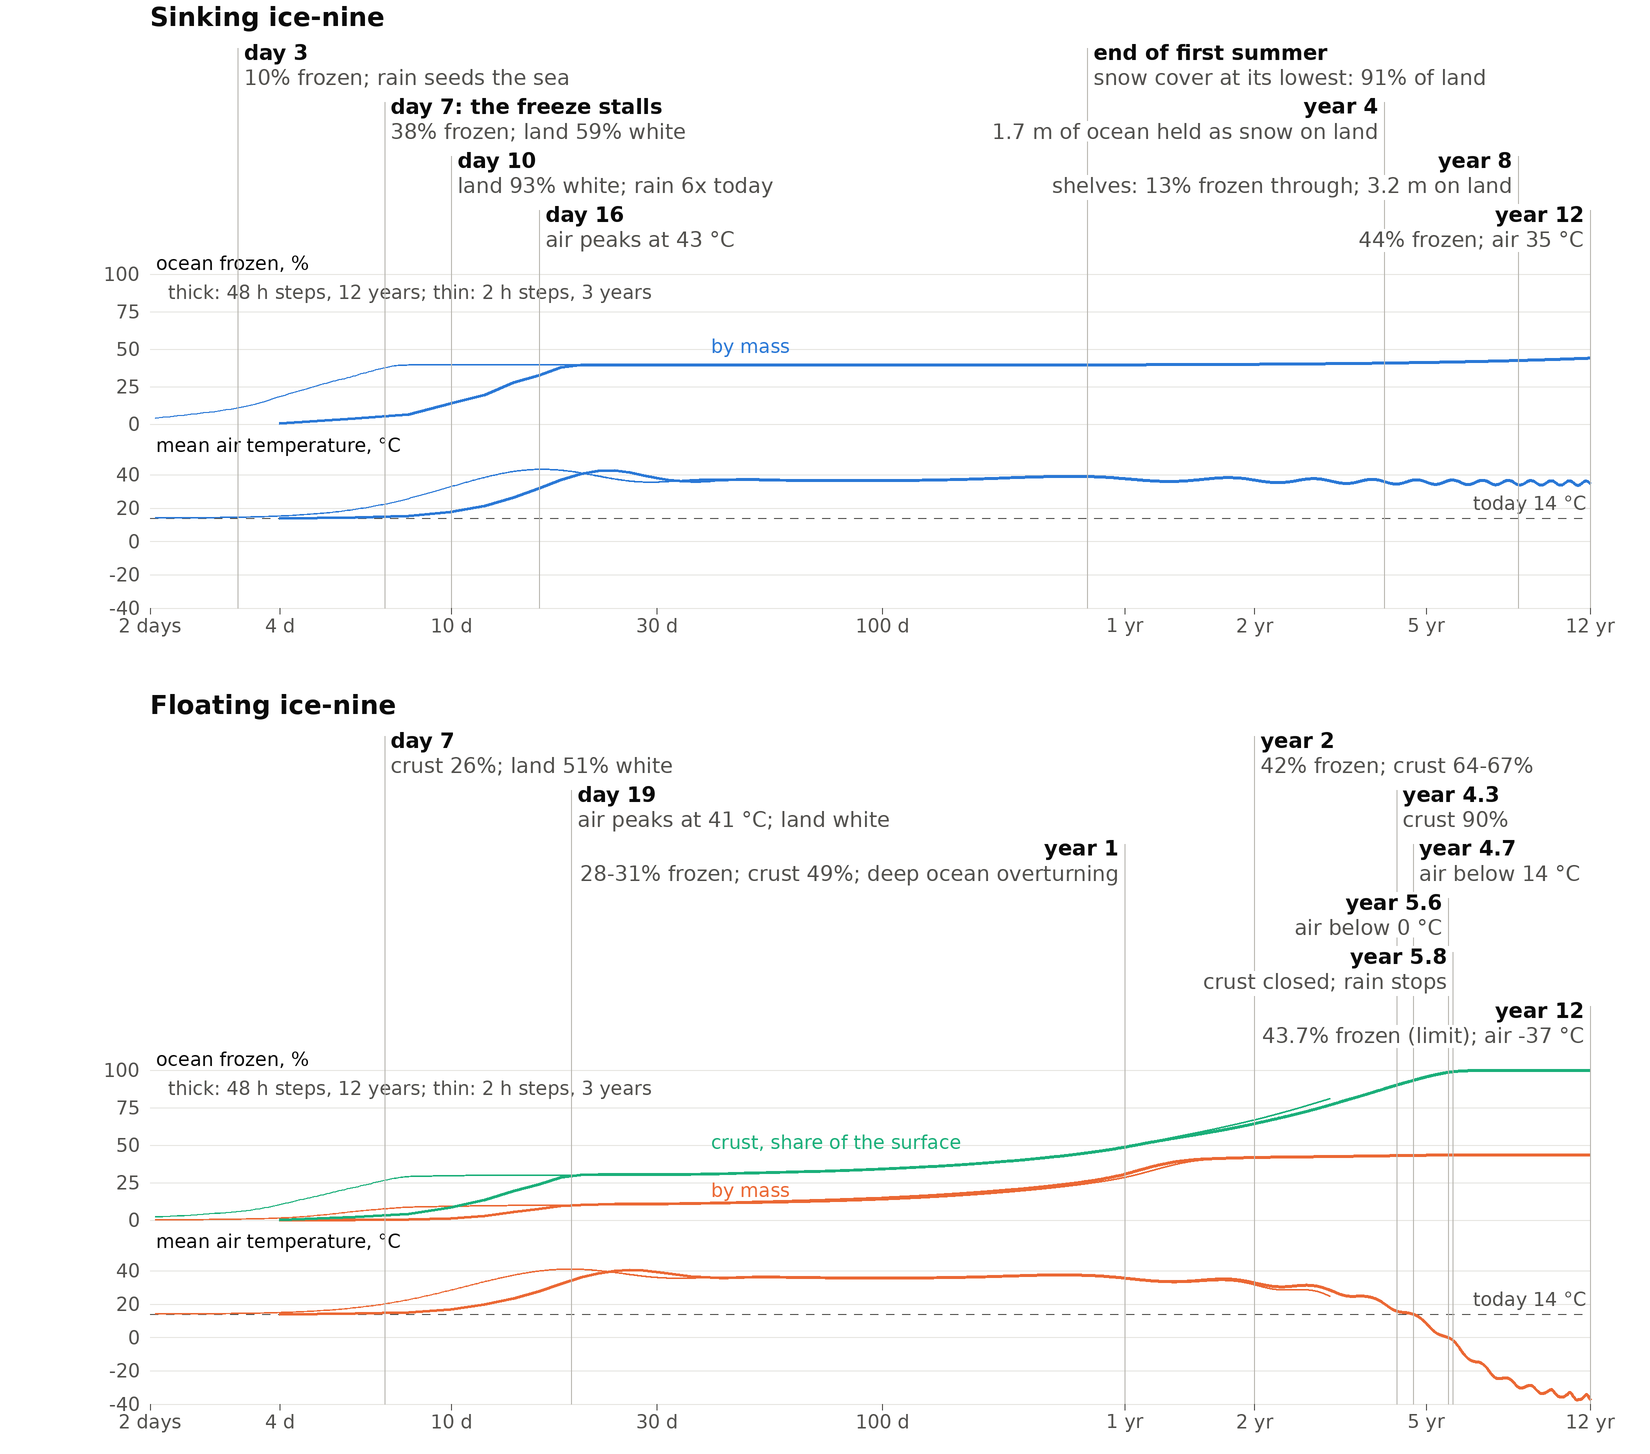

Write Python code to recreate this figure.
#!/usr/bin/env python3
"""Lead figure: a timeline per scenario (sinking, floating) on a log time axis, with event markers over two strips:
ocean frozen (%) and mean air temperature (°C). Curves: the 12-year 0.5° baseline runs (48 h steps), and thinner
the 3-year 0.5° runs with 2 h steps, which resolve the first weeks (rain seeding the ocean is lagged a tick at 48 h).
Usage: timeline.py <dir with hourly/, sweep/ and conv/> <out png>"""
import sys, math, numpy as np
from PIL import Image, ImageDraw, ImageFont
from chart import load, daily, FONT, BLUE, ORANGE, AQUA, INK, MUTED, GRID
SRC, OUT = sys.argv[1], sys.argv[2]
s = 2
W, PH = 1650, 600  # width, panel height (at s = 1)
L, R = 150, 60
f = ImageFont.truetype(FONT, 21 * s); fb = ImageFont.truetype(FONT.replace("DejaVuSans", "DejaVuSans-Bold"), 21 * s)
ft = ImageFont.truetype(FONT.replace("DejaVuSans", "DejaVuSans-Bold"), 26 * s); fs = ImageFont.truetype(FONT, 19 * s)
T0, T1 = 2.0, 4383.0  # days: the first sample of the 2 h runs
def px(d): return (L + (W - L - R) * (math.log10(max(d, T0)) - math.log10(T0)) / (math.log10(T1) - math.log10(T0))) * s

def series(path):
    b = load(path)
    tb, w = daily(b['Ta'], b['h'])
    k = slice(w // 2, len(tb) - w // 2)  # drop the half-windows the smoothing pads at the ends
    return dict(d=b['h'][k] / 24, fm=b['fm'][k] * 100, f=b['f'][k] * 100, Ta=tb[k])

EVENTS = {
    'sinks': [(3.2, 'day 3', '10% frozen; rain seeds the sea'),
              (7, 'day 7: the freeze stalls', '38% frozen; land 59% white'),
              (10, 'day 10', 'land 93% white; rain 6x today'),
              (16, 'day 16', 'air peaks at 43 °C'),
              (299, 'end of first summer', 'snow cover at its lowest: 91% of land'),
              (1460, 'year 4', '1.7 m of ocean held as snow on land'),
              (2990, 'year 8', 'shelves: 13% frozen through; 3.2 m on land'),
              (4383, 'year 12', '44% frozen; air 35 °C')],
    'floats': [(7, 'day 7', 'crust 26%; land 51% white'),
               (19, 'day 19', 'air peaks at 41 °C; land white'),
               (365, 'year 1', '28-31% frozen; crust 49%; deep ocean overturning'),
               (730, 'year 2', '42% frozen; crust 64-67%'),
               (1560, 'year 4.3', 'crust 90%'),
               (1703, 'year 4.7', 'air below 14 °C'),
               (2056, 'year 5.6', 'air below 0 °C'),
               (2108, 'year 5.8', 'crust closed; rain stops'),
               (4383, 'year 12', '43.7% frozen (limit); air -37 °C')],
}
TITLES = {'sinks': 'Sinking ice-nine', 'floats': 'Floating ice-nine'}

def layout(case):
    tmp = ImageDraw.Draw(Image.new('RGB', (10, 10)))
    rows, placed = [], []
    for d, head, stat in EVENTS[case]:
        x = px(d); wdt = max(tmp.textlength(head, font=fb), tmp.textlength(stat, font=f)) + 14 * s
        right = x + wdt > (W - R) * s  # near the right edge: label ends at the marker
        x0, x1 = (x - wdt, x) if right else (x, x + wdt)
        k = 0
        while k < len(rows) and any(not (x1 < a or x0 > b) for a, b in rows[k]): k += 1
        if k == len(rows): rows.append([])
        rows[k].append((x0 - 6 * s, x1 + 6 * s)); placed.append((x, k, head, stat, right))
    return placed, len(rows)
ROWH, SH, GAP = 54, 150, 34
LAY = {c: layout(c) for c in ('sinks', 'floats')}
PHs = {c: 44 + LAY[c][1] * ROWH + 14 + 2 * SH + GAP + 50 for c in LAY}
im = Image.new('RGB', (W * s, (PHs['sinks'] + PHs['floats'] + 30) * s), '#ffffff'); dr = ImageDraw.Draw(im)
yoff = 0
for case in ('sinks', 'floats'):
    y0 = yoff * s; yoff += PHs[case] + 30
    placed, nrow = LAY[case]
    dr.text((L * s, y0 + 6 * s), TITLES[case], fill=INK, font=ft, anchor='lt')
    top = y0 + 44 * s; rowh = ROWH * s
    strip0 = top + nrow * rowh + 14 * s
    strips = [('ocean frozen, %', 0, 100, 25), ('mean air temperature, °C', -40, 50, 20)]
    sd = series(f'{SRC}/sweep/base_{case}.json')
    s2 = series(f'{SRC}/conv/dt2_{case[0]}.json')
    col = BLUE if case == 'sinks' else ORANGE
    for j, (lab, lo, hi, step) in enumerate(strips):
        ya = strip0 + j * (SH + GAP) * s
        h = SH * s
        py = lambda v: ya + h - (v - lo) / (hi - lo) * h
        for v in range(lo, hi + 1, step):
            dr.line([(L * s, py(v)), ((W - R) * s, py(v))], fill=GRID, width=s)
            dr.text(((L - 10) * s, py(v)), f'{v}', fill=MUTED, font=fs, anchor='rm')
        dr.text(((L + 6) * s, ya - 2 * s), lab, fill=INK, font=fs, anchor='lb')
        if j == 1:  # today's mean, dashed
            for xx in range(L * s, (W - R) * s, 16 * s): dr.line([(xx, py(14)), (xx + 8 * s, py(14))], fill=MUTED, width=s)
            dr.text(((W - R) * s - 4 * s, py(14) - 4 * s), 'today 14 °C', fill=MUTED, font=fs, anchor='rb')
        for src, wd in ((s2, 1.5), (sd, 3)):  # 2 h run thin underneath, 48 h baseline on top
            lines = [(src['fm'], col)] if j == 0 else [(src['Ta'], col)]
            if j == 0 and case == 'floats': lines.append((src['f'], AQUA))
            for y, c in lines:
                pts = [(px(d), py(min(max(v, lo), hi))) for d, v in zip(src['d'], y) if d >= T0]
                dr.line(pts, fill=c, width=int(wd * s), joint='curve')
        if j == 0:
            dr.text((px(2.2), py(88)), 'thick: 48 h steps, 12 years; thin: 2 h steps, 3 years', fill=MUTED, font=fs, anchor='lm')
            dr.text((px(40), py(52) if case == 'sinks' else py(20)), 'by mass', fill=col, font=fs, anchor='lm')
            if case == 'floats': dr.text((px(40), py(52)), 'crust, share of the surface', fill=AQUA, font=fs, anchor='lm')
    bottom = strip0 + (2 * SH + GAP) * s
    for x, k, head, stat, right in placed:  # leaders first, labels on a white backing over them
        dr.line([(x, top + k * rowh + 4 * s), (x, bottom)], fill='#b9b7b1', width=s)
    for x, k, head, stat, right in placed:
        yl = top + k * rowh; tx = x - 6 * s if right else x + 6 * s; an = 'rt' if right else 'lt'
        for txt, fnt, dy in ((head, fb, 0), (stat, f, 25 * s)):
            bb = dr.textbbox((tx, yl + dy), txt, font=fnt, anchor=an)
            dr.rectangle([bb[0] - 3 * s, bb[1] - 2 * s, bb[2] + 3 * s, bb[3] + 2 * s], fill='#ffffff')
            dr.text((tx, yl + dy), txt, fill=INK if fnt is fb else MUTED, font=fnt, anchor=an)
    ticks = [(2, '2 days'), (4, '4 d'), (10, '10 d'), (30, '30 d'), (100, '100 d'), (365, '1 yr'), (730, '2 yr'), (1826, '5 yr'), (4383, '12 yr')]
    for d, t in ticks:
        dr.line([(px(d), bottom), (px(d), bottom + 6 * s)], fill=MUTED, width=s)
        dr.text((px(d), bottom + 10 * s), t, fill=MUTED, font=fs, anchor='mt')
im.resize((W, im.height // s), Image.LANCZOS).save(OUT); print('ok', im.size)
